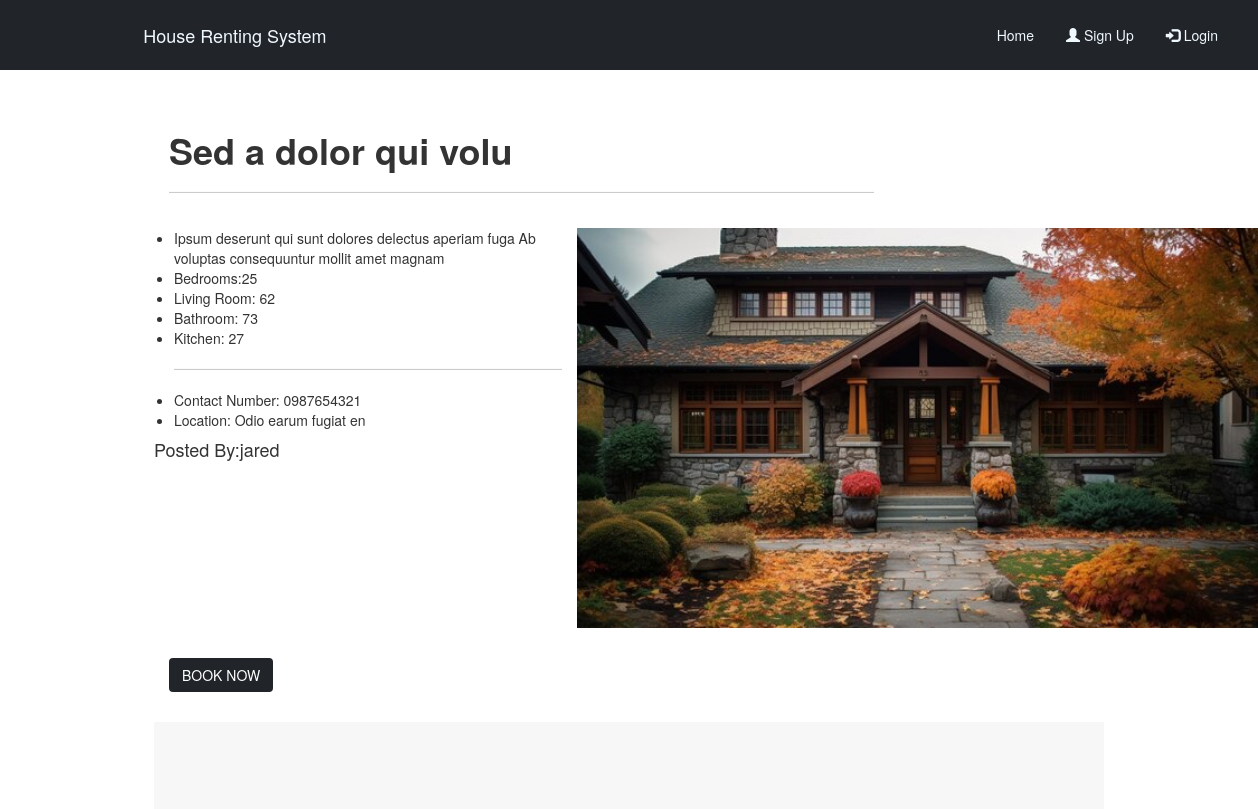
The page /flats/sed-a-dolor-qui-volu/15 (upper part) on the database as committed earlier.
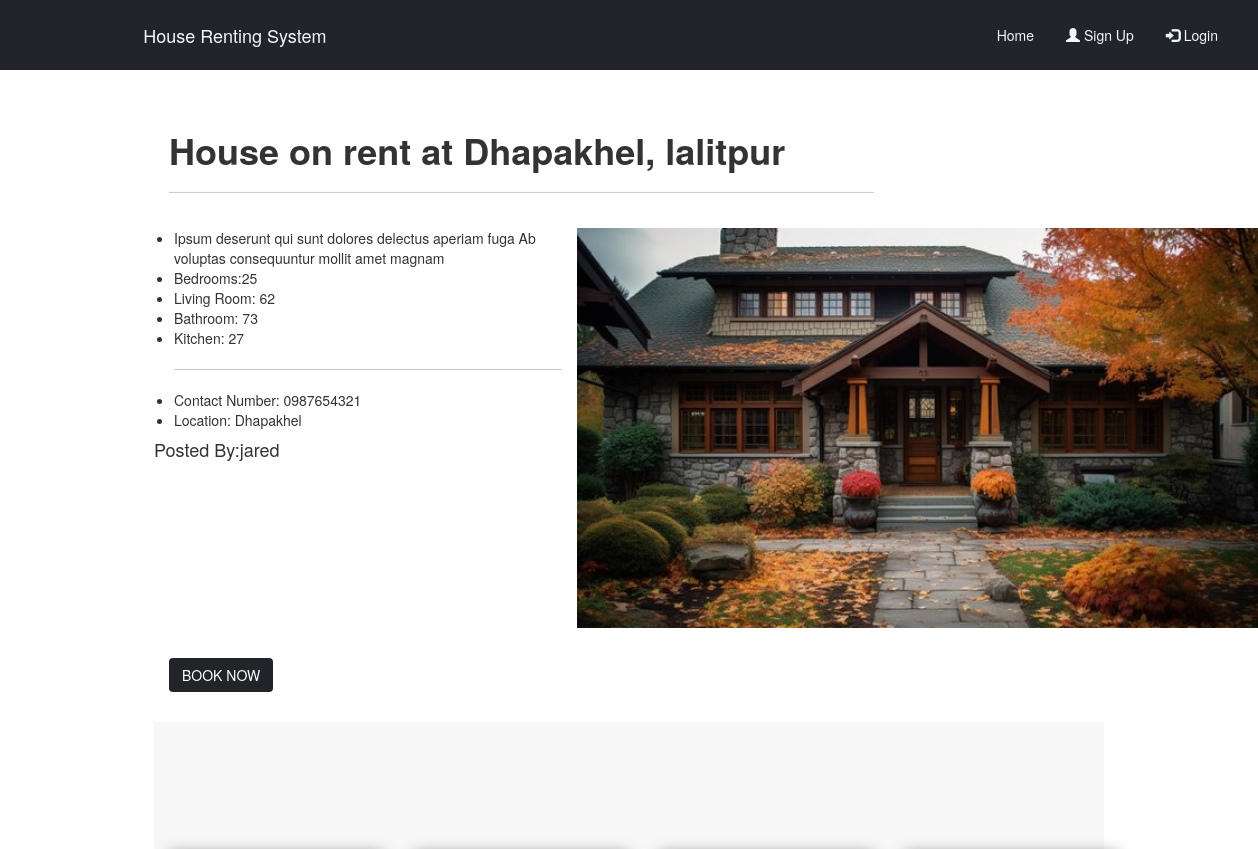
The same page on the database as committed later.
### houserent/models.py (models this page shows, shortened)
class FlatsAvailable(models.Model):
    uid=models.ForeignKey(User, verbose_name="User Id", on_delete=models.CASCADE,default=6)
    title = models.CharField(max_length=100)
    full_name=models.CharField(max_length=50,null=True)
    email=models.EmailField(max_length=254,null=True)
    phone=models.IntegerField(null=True)
    description = models.TextField()
    price = models.DecimalField(max_digits=10, decimal_places=2)
    location = models.CharField(max_length=200,)
    bedroom = models.PositiveIntegerField()
    livingroom = models.PositiveIntegerField()
    bathroom = models.PositiveIntegerField()
    kitchen = models.PositiveIntegerField()
    contact_number = models.CharField(max_length=15)
    date_and_time=models.DateTimeField(default=timezone.now)
    images = models.ImageField(upload_to='uploads',null=True)
    slugs=models.SlugField(unique=True,null=True)

### houserent/views.py (the view, shortened to what this page needs)
# urls.py: path('flats/<slug:slugs>/<int:id>',views.adDetail,name="flats"),
def adDetail(request,slugs,id):
    data=FlatsAvailable.objects.get(slugs=slugs)
    others=FlatsAvailable.objects.exclude(id=id)
    return render(request,'adviews.html',{'d':data,'o':others})

### houserent/templates/adviews.html (shortened to what this page needs)
{% extends 'layout.html' %}
{% load static %}
{% block content %}
<div class="container py-4 my-4 mx-auto d-flex flex-column">
    {% if d %}
    <div class="header">
        <div class="row r1">
            <div class="col-md-9 abc">
                <h1><b>{{d.title}}</b></h1>
                <hr>
            </div>
            <div class="col-md-3 text-right pqr"></div>
        </div>
    </div>
    <div class="container-body mt-4">
        <div class="row r3">
            <div class="col-md-5 p-0 klo">
                <ul>
                    <li>{{d.description}}</li>
                    <li>Bedrooms:{{d.bedroom}}</li>
                    <li>Living Room: {{d.livingroom}}</li>
                    <li>Bathroom: {{d.bathroom}}</li>
                    <li>Kitchen: {{d.kitchen}}</li>
                    <hr>
                    <li>Contact Number: {{d.contact_number}}</li>
                    <li>Location: {{d.location}}</li>
                </ul>
                <h4>Posted By:{{d.uid}}</h4>
            </div>
            <div class="col-md-7"> <img src={{d.images.url}} height="400" width="auto"/>  </div>
        </div>
    </div>
    <div class="footer d-flex flex-column mt-5">
        <div class="row r4">
            <div class="col-md-2  ">{% if user.is_authenticated %}
                <form method="post">
                    {% csrf_token %}
                    <input type="hidden" name="flat-id" id="flat-id" value="{{d.id}}"/>
                    <input type="submit" value="Book now" class="btn btn-dark"/>
                </form>
                {% else %}
                    <a href="{% url 'login' %}" class="btn btn-dark">BOOK NOW</a>
                {% endif %}
            </div>
        </div>
    </div>
    {% endif %}
</div>
      <div id="cards_landscape_wrap-2">
        <div class="container">
            <div class="row">
            {% if o %}
            {% for ad in o  %}
                <div class="col-xs-12 col-sm-6 col-md-3 col-lg-3">
                </div>
                {% endfor %}
            {% endif %}
            </div>
        </div>
    </div>
{% endblock %}

Rows that differ between the two databases and show on the page:
changed FlatsAvailable "jared": title "Sed a dolor qui volu" → "House on rent at Dhapakhel, lalitpur"; location "Odio earum fugiat en" → "Dhapakhel"
